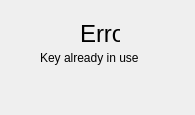
<?xml version="1.0" encoding="UTF-8"?>
<ui version="4.0">
 <class>Dialog</class>
 <widget class="QDialog" name="Dialog">
  <property name="geometry">
   <rect>
    <x>0</x>
    <y>0</y>
    <width>195</width>
    <height>115</height>
   </rect>
  </property>
  <property name="windowTitle">
   <string>Dialog</string>
  </property>
  <widget class="QLabel" name="label">
   <property name="geometry">
    <rect>
     <x>80</x>
     <y>20</y>
     <width>40</width>
     <height>22</height>
    </rect>
   </property>
   <property name="text">
    <string>&lt;html&gt;&lt;head/&gt;&lt;body&gt;&lt;p&gt;&lt;span style=&quot; font-size:18pt;&quot;&gt;Error&lt;/span&gt;&lt;/p&gt;&lt;/body&gt;&lt;/html&gt;</string>
   </property>
  </widget>
  <widget class="QLabel" name="label_2">
   <property name="geometry">
    <rect>
     <x>40</x>
     <y>50</y>
     <width>131</width>
     <height>16</height>
    </rect>
   </property>
   <property name="text">
    <string>Key already in use </string>
   </property>
  </widget>
 </widget>
 <resources/>
 <connections/>
</ui>
